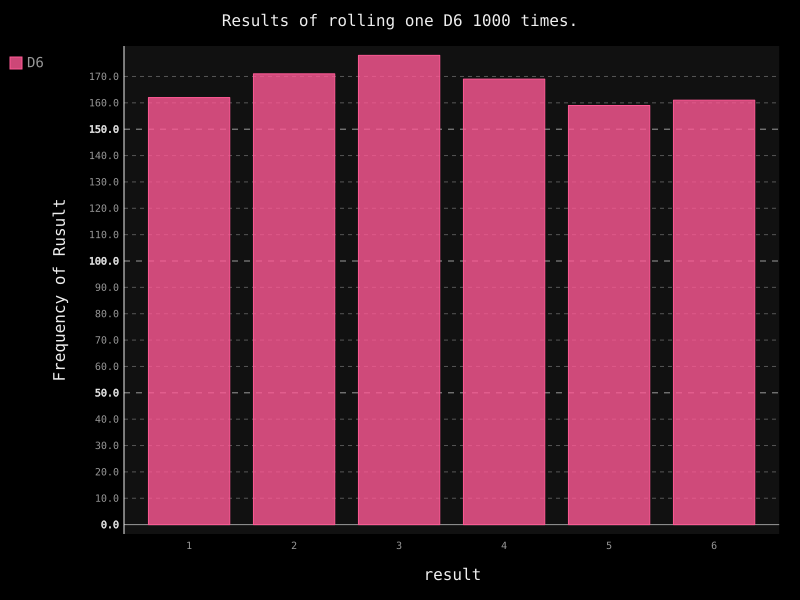

Python code for this plot:
import pygal

from die import Die

die = Die()

results = []
for roll_num in range(1000):
    result = die.roll()
    results.append(result)

frequencies = []
for value in range(1,die.num_sides+1):
    frequency = results.count(value)
    frequencies.append(frequency)

hist = pygal.Bar()

hist.title = 'Results of rolling one D6 1000 times.'
hist.x_labels = ['1','2','3','4','5','6']
hist.x_title = 'result'
hist.y_title = 'Frequency of Rusult'

hist.add('D6',frequencies)
hist.render_to_file('die_visual.SVG')
